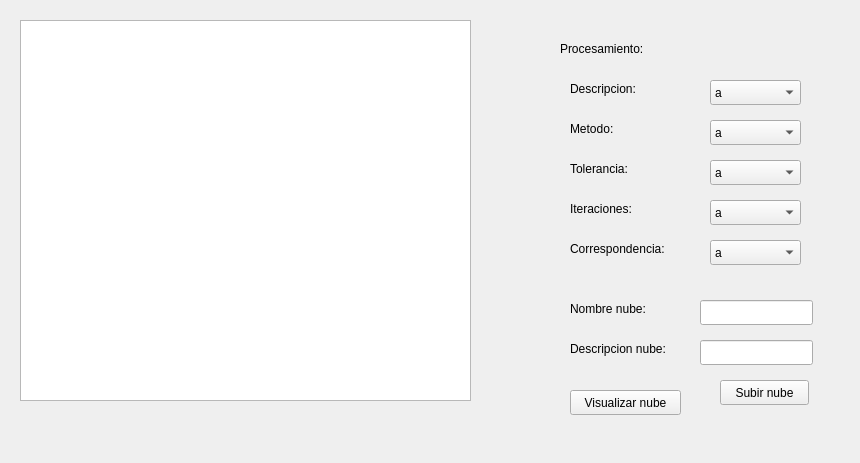
<?xml version="1.0" encoding="UTF-8"?>
<ui version="4.0">
 <class>Form</class>
 <widget class="QWidget" name="Form">
  <property name="geometry">
   <rect>
    <x>0</x>
    <y>0</y>
    <width>860</width>
    <height>463</height>
   </rect>
  </property>
  <property name="windowTitle">
   <string>Form</string>
  </property>
  <widget class="QComboBox" name="comboBox_9">
   <property name="geometry">
    <rect>
     <x>710</x>
     <y>80</y>
     <width>91</width>
     <height>25</height>
    </rect>
   </property>
   <item>
    <property name="text">
     <string>a</string>
    </property>
   </item>
   <item>
    <property name="text">
     <string>b</string>
    </property>
   </item>
   <item>
    <property name="text">
     <string>c</string>
    </property>
   </item>
  </widget>
  <widget class="QComboBox" name="comboBox_10">
   <property name="geometry">
    <rect>
     <x>710</x>
     <y>160</y>
     <width>91</width>
     <height>25</height>
    </rect>
   </property>
   <item>
    <property name="text">
     <string>a</string>
    </property>
   </item>
   <item>
    <property name="text">
     <string>b</string>
    </property>
   </item>
   <item>
    <property name="text">
     <string>c</string>
    </property>
   </item>
  </widget>
  <widget class="QLabel" name="label_11">
   <property name="geometry">
    <rect>
     <x>570</x>
     <y>80</y>
     <width>101</width>
     <height>17</height>
    </rect>
   </property>
   <property name="text">
    <string>Descripcion:</string>
   </property>
  </widget>
  <widget class="QComboBox" name="comboBox_14">
   <property name="geometry">
    <rect>
     <x>710</x>
     <y>240</y>
     <width>91</width>
     <height>25</height>
    </rect>
   </property>
   <item>
    <property name="text">
     <string>a</string>
    </property>
   </item>
   <item>
    <property name="text">
     <string>b</string>
    </property>
   </item>
   <item>
    <property name="text">
     <string>c</string>
    </property>
   </item>
  </widget>
  <widget class="QLabel" name="label_15">
   <property name="geometry">
    <rect>
     <x>570</x>
     <y>240</y>
     <width>131</width>
     <height>17</height>
    </rect>
   </property>
   <property name="text">
    <string>Correspondencia: </string>
   </property>
  </widget>
  <widget class="QComboBox" name="comboBox_12">
   <property name="geometry">
    <rect>
     <x>710</x>
     <y>200</y>
     <width>91</width>
     <height>25</height>
    </rect>
   </property>
   <item>
    <property name="text">
     <string>a</string>
    </property>
   </item>
   <item>
    <property name="text">
     <string>b</string>
    </property>
   </item>
   <item>
    <property name="text">
     <string>c</string>
    </property>
   </item>
  </widget>
  <widget class="QLabel" name="label_12">
   <property name="geometry">
    <rect>
     <x>570</x>
     <y>120</y>
     <width>67</width>
     <height>17</height>
    </rect>
   </property>
   <property name="text">
    <string>Metodo:</string>
   </property>
  </widget>
  <widget class="QComboBox" name="comboBox_11">
   <property name="geometry">
    <rect>
     <x>710</x>
     <y>120</y>
     <width>91</width>
     <height>25</height>
    </rect>
   </property>
   <item>
    <property name="text">
     <string>a</string>
    </property>
   </item>
   <item>
    <property name="text">
     <string>b</string>
    </property>
   </item>
   <item>
    <property name="text">
     <string>c</string>
    </property>
   </item>
  </widget>
  <widget class="QLabel" name="label_14">
   <property name="geometry">
    <rect>
     <x>570</x>
     <y>200</y>
     <width>101</width>
     <height>17</height>
    </rect>
   </property>
   <property name="text">
    <string>Iteraciones:</string>
   </property>
  </widget>
  <widget class="QLabel" name="label_13">
   <property name="geometry">
    <rect>
     <x>570</x>
     <y>160</y>
     <width>101</width>
     <height>17</height>
    </rect>
   </property>
   <property name="text">
    <string>Tolerancia:</string>
   </property>
  </widget>
  <widget class="QLabel" name="label_7">
   <property name="geometry">
    <rect>
     <x>560</x>
     <y>40</y>
     <width>161</width>
     <height>17</height>
    </rect>
   </property>
   <property name="text">
    <string>Procesamiento:</string>
   </property>
  </widget>
  <widget class="QListWidget" name="nubesListWidget">
   <property name="geometry">
    <rect>
     <x>20</x>
     <y>20</y>
     <width>451</width>
     <height>381</height>
    </rect>
   </property>
  </widget>
  <widget class="QPushButton" name="subirNubePushButton">
   <property name="geometry">
    <rect>
     <x>720</x>
     <y>380</y>
     <width>89</width>
     <height>25</height>
    </rect>
   </property>
   <property name="text">
    <string>Subir nube</string>
   </property>
  </widget>
  <widget class="QLineEdit" name="nombreNubeLineEdit">
   <property name="geometry">
    <rect>
     <x>700</x>
     <y>300</y>
     <width>113</width>
     <height>25</height>
    </rect>
   </property>
  </widget>
  <widget class="QLineEdit" name="descripcionNubeLineEdit">
   <property name="geometry">
    <rect>
     <x>700</x>
     <y>340</y>
     <width>113</width>
     <height>25</height>
    </rect>
   </property>
  </widget>
  <widget class="QLabel" name="label">
   <property name="geometry">
    <rect>
     <x>570</x>
     <y>300</y>
     <width>101</width>
     <height>17</height>
    </rect>
   </property>
   <property name="text">
    <string>Nombre nube:</string>
   </property>
  </widget>
  <widget class="QLabel" name="label_2">
   <property name="geometry">
    <rect>
     <x>570</x>
     <y>340</y>
     <width>131</width>
     <height>17</height>
    </rect>
   </property>
   <property name="text">
    <string>Descripcion nube:</string>
   </property>
  </widget>
  <widget class="QPushButton" name="verNubePushButton">
   <property name="geometry">
    <rect>
     <x>570</x>
     <y>390</y>
     <width>111</width>
     <height>25</height>
    </rect>
   </property>
   <property name="text">
    <string>Visualizar nube</string>
   </property>
  </widget>
 </widget>
 <resources/>
 <connections/>
</ui>
